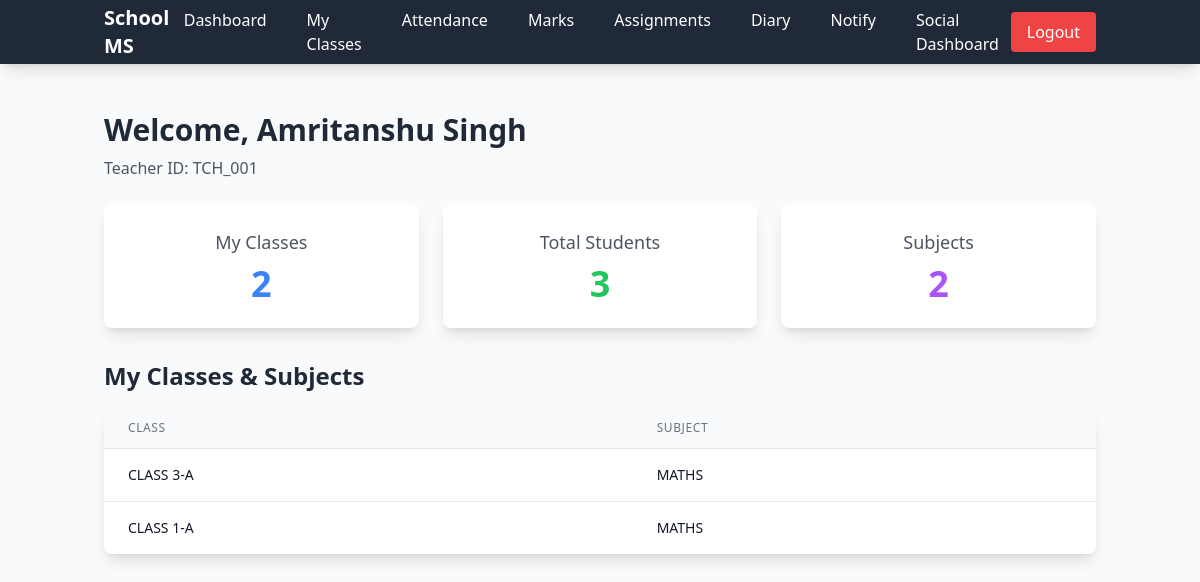
The page /teacher/dashboard (signed in) on the database its author committed.
### app.py (models this page shows, shortened)
class Teacher(db.Model):
    __tablename__ = 'teacher'
    id = db.Column(db.Integer, primary_key=True)
    teacher_id = db.Column(db.String(20), unique=True)
    name = db.Column(db.String(100), nullable=False)
    email = db.Column(db.String(120), unique=True, nullable=False)
    password_hash = db.Column(db.String(128), nullable=False)
    status = db.Column(db.String(20), default="Active")
    phone = db.Column(db.String(15))
    classes_headed = db.relationship('Classes', backref='class_teacher', lazy=True)
    class_subjects = db.relationship('ClassSubject', backref='teacher', lazy=True)
    diaries = db.relationship('Diary', backref='teacher', lazy=True)
    attendances = db.relationship('Attendance', backref='teacher', lazy=True)
    assignments = db.relationship('Assignment', backref='teacher', lazy=True)
    marks = db.relationship('Marks', backref='teacher', lazy=True)
    notifications = db.relationship('Notification', backref='teacher', lazy=True)

class ClassSubject(db.Model):
    __tablename__ = 'class_subject'
    id = db.Column(db.Integer, primary_key=True)
    class_id = db.Column(db.String(20), db.ForeignKey('classes.class_id'), nullable=False)
    subject_id = db.Column(db.String(20), db.ForeignKey('subject.subject_id'), nullable=False)
    teacher_id = db.Column(db.String(20), db.ForeignKey('teacher.teacher_id'), nullable=False)
    __table_args__ = (
        db.UniqueConstraint('class_id', 'subject_id', name='unique_class_subject'),
    )

class Classes(db.Model):
    __tablename__ = 'classes'
    id = db.Column(db.Integer, primary_key=True)
    class_id = db.Column(db.String(20), unique=True, nullable=True)
    name = db.Column(db.String(100), nullable=False)
    section = db.Column(db.String(10))
    grade_id = db.Column(db.String(20), db.ForeignKey('grade.grade_id'))
    head = db.Column(db.String(20), db.ForeignKey('teacher.teacher_id'))
    students = db.relationship('Student', backref='class_obj', lazy=True)
    class_subjects = db.relationship('ClassSubject', backref='class_obj', lazy=True)
    diaries = db.relationship('Diary', backref='class_obj', lazy=True)
    attendances = db.relationship('Attendance', backref='class_obj', lazy=True)
    assignments = db.relationship('Assignment', backref='class_obj', lazy=True)
    notifications = db.relationship('Notification', backref='class_obj', lazy=True)

class Subject(db.Model):
    __tablename__ = 'subject'
    id = db.Column(db.Integer, primary_key=True)
    subject_id = db.Column(db.String(20), unique=True, nullable=True)
    name = db.Column(db.String(100), nullable=False)
    description = db.Column(db.String(500))
    class_subjects = db.relationship('ClassSubject', backref='subject', lazy=True)

### app.py (the view)
@app.route('/teacher/dashboard')
@teacher_required
def teacher_dashboard():
    teacher_id = session.get('teacher_id')
    teach = Teacher.query.filter_by(teacher_id=teacher_id).first()
    my_classes = ClassSubject.query.filter_by(teacher_id=teacher_id).all()
    total_classes = len(set([cs.class_id for cs in my_classes]))
    total_students = 0
    for cs in my_classes:
        total_students += Student.query.filter_by(class_id=cs.class_id).count()
    stats = {
        'total_classes': total_classes,
        'total_students': total_students,
        'total_subjects': len(my_classes),
        'pending_submissions': 0  # Calculate later
    }
    return render_template('teacher_dashboard.html', teacher=teach, stats=stats, my_classes=my_classes)

### app.py (called while the page is built)
@app.context_processor
def inject_date():
    return dict(date=date, datetime=datetime)

def teacher_required(f):
    @wraps(f)
    def decorated_function(*args, **kwargs):
        if 'teacher_id' not in session:
            flash('Please login as teacher first', 'error')
            return redirect(url_for('teacher_login'))
        return f(*args, **kwargs)
    return decorated_function

### templates/teacher_dashboard.html (shortened to what this page needs)
{% extends 'base.html' %}
{% block content %}
<h2 class="text-3xl font-bold text-gray-800 mb-2">Welcome, {{ teacher.name }}</h2>
<p class="text-gray-600 mb-6">Teacher ID: {{ teacher.teacher_id }}</p>
<div class="grid grid-cols-1 md:grid-cols-3 gap-6 mb-8">
    <div class="bg-white shadow-lg rounded-lg p-6 text-center">
        <h3 class="text-gray-600 text-lg mb-2">My Classes</h3>
        <p class="text-4xl font-bold text-blue-500">{{ stats.total_classes }}</p>
    </div>
    <div class="bg-white shadow-lg rounded-lg p-6 text-center">
        <h3 class="text-gray-600 text-lg mb-2">Total Students</h3>
        <p class="text-4xl font-bold text-green-500">{{ stats.total_students }}</p>
    </div>
    <div class="bg-white shadow-lg rounded-lg p-6 text-center">
        <h3 class="text-gray-600 text-lg mb-2">Subjects</h3>
        <p class="text-4xl font-bold text-purple-500">{{ stats.total_subjects }}</p>
    </div>
</div>
<h4 class="text-2xl font-bold text-gray-800 mb-4">My Classes & Subjects</h4>
<div class="bg-white shadow-lg rounded-lg overflow-hidden">
    <table class="min-w-full divide-y divide-gray-200">
        <thead class="bg-gray-50">
            <tr>
                <th class="px-6 py-3 text-left text-xs font-medium text-gray-500 uppercase tracking-wider">Class</th>
                <th class="px-6 py-3 text-left text-xs font-medium text-gray-500 uppercase tracking-wider">Subject</th>
            </tr>
        </thead>
        <tbody class="bg-white divide-y divide-gray-200">
            {% for cs in my_classes %}
            <tr class="hover:bg-gray-50">
                <td class="px-6 py-4 whitespace-nowrap text-sm font-medium text-gray-900">{{ cs.class_obj.name }}</td>
                <td class="px-6 py-4 whitespace-nowrap text-sm text-gray-900">{{ cs.subject.name }}</td>
            </tr>
            {% endfor %}
        </tbody>
    </table>
</div>
{% endblock %}

### rows shown on the page
Teacher: name "Amritanshu Singh", teacher_id "TCH_001"
ClassSubject: class_obj.name "CLASS 3-A", subject.name "MATHS"
ClassSubject: class_obj.name "CLASS 1-A", subject.name "MATHS"

### other values the page prints
{{ stats.total_classes }} "2"
{{ stats.total_students }} "3"
{{ stats.total_subjects }} "2"
